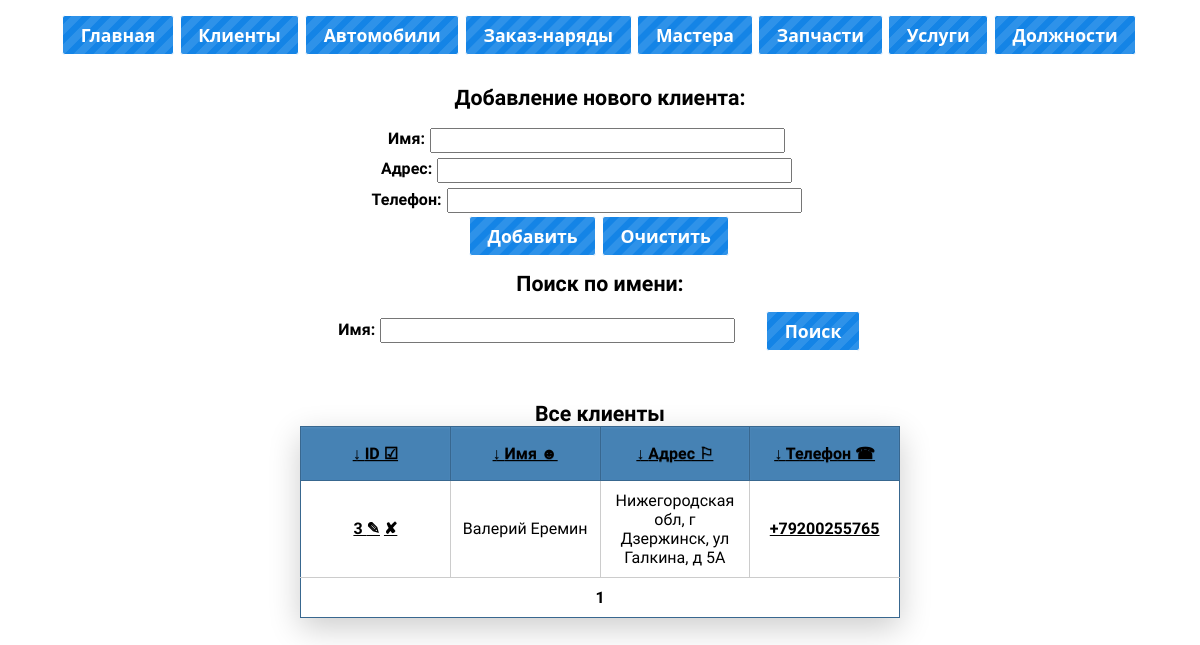
/clients.php, run on the app's committed database.
### tables this page shows
CREATE TABLE `clients` (
  `id` int(11) NOT NULL,
  `Name` varchar(120) NOT NULL,
  `Adress` varchar(255) NOT NULL,
  `Phone` varchar(12) NOT NULL
);

### clients.php (the view, shortened to what this page needs)
<?php
include "include/mysql.php";
include "include/header.php";
?>
<body>
<header>
	<?php include "include/nav.php"; ?>
</header>
<section id="content">
<article>
<form name="new_client" method="post" action="clients.php">
	<? if(!isset($_GET["edit"])) {?>
  <h2 class="pad">Добавление нового клиента:</h2>
<? } else {?>
	<h2 class="pad">Редактирование клиента:</h2>
	<? }?>
  <p><b>Имя:</b><input class="ui-spinner-input" name="name" type="text" size="40" value="<?=$Name?>"></p>
  <p><b>Адрес:</b><input class="ui-spinner-input" name="adress" type="text" size="40" value="<?=$Adress?>"></p>
  <p><b>Телефон:</b><input class="ui-spinner-input" name="phone" type="text" size="40" value="<?=$Phone?>"></p>
  <p><input class="ui-button ui-widget ui-corner-all"   type="submit" value="<? if(isset($_GET["edit"])) echo "Обновить"; else echo "Добавить";?>">
  <? if(!isset($_GET["edit"])) {?><input class="ui-button ui-widget ui-corner-all"  type="reset" value="Очистить"><? } ?></p>
 </form>
 <form name="serch_by_name" method="post" action="clients.php">
  <h2 class="pad">Поиск по имени:</h2>
  <b>Имя:</b><input class="ui-spinner-input" name="search_name" type="text" size="40">
   <input class="ui-button ui-widget ui-corner-all"   type="submit" name="search" value="Поиск">
 </form>
 <?
if(isset($_POST["search"])) {
 ?>
 <table class="heavyTable" border="1">
   <caption>Результат поиска по имени: "<?=$_POST["search_name"]?>"</caption>
	 <tr class="price-column">
	  <th><a href="#">ID &#9745;</a></th>
	  <th><a href="#">Имя &#9787;</a></th>
	  <th><a href="#">Адрес &#9872;</a></th>
	  <th><a href="#">Телефон &#9742;</a></th>
	 </tr>
   <?
		$q=mysqli_query($link,"SELECT * FROM `clients` WHERE LOCATE('".$_POST["search_name"]."', `Name`);");
		$empty=true;
		while($a=mysqli_fetch_array($q))
		{
			$empty=false;
			echo "<tr><td><a href=\"/clients.php?edit=".$a['id']."\" title=\"Изменить\">".$a['id']." &#9998;</a>  <a href=\"/clients.php?delete=".$a['id']."\" title=\"Удалить\"> &#10008;</a></td>";
			echo "<td>".$a['Name']."</td>";
			echo "<td>".$a['Adress']."</td>";
			echo "<td><a class=\"link\" href=\"tel:".$a['Phone']."\">".$a['Phone']."</a></td></tr>";
		}
		if($empty) echo '<tr><td colspan="4"><h2>Записей нет.</h2></td></tr>';
   ?>
   </table>
 <?
 } else {
 ?>
 <table class="heavyTable" class="price-table" border="1">
   <caption>Все клиенты <br></caption>
   <tr class="price-column">
    <th><a href="<?if($_GET["sort_id"]=="ASK") echo "/clients.php?sort_id=DESC\">&uarr;"; else echo "/clients.php?sort_id=ASK\" title=\"Отсортировать\">&darr;";?> ID &#9745;</a></th>
    <th><a href="<?if($_GET["sort_name"]=="ASK") echo "/clients.php?sort_name=DESC\">&uarr;"; else echo "/clients.php?sort_name=ASK\" title=\"Отсортировать\">&darr;";?> Имя &#9787;</a></th>
    <th><a href="<?if($_GET["sort_adress"]=="ASK")echo "/clients.php?sort_adress=DESC\">&uarr;"; else echo "/clients.php?sort_adress=ASK\" title=\"Отсортировать\">&darr;";?> Адрес &#9872;</a></th>
    <th><a href="<?if($_GET["sort_phone"]=="ASK")echo "/clients.php?sort_phone=DESC\">&uarr;"; else echo "/clients.php?sort_phone=ASK\" title=\"Отсортировать\">&darr;";?> Телефон &#9742;</a></th>
   </tr>
<?
		$q="SELECT COUNT(*) as `c` FROM `cars`";
		$q=mysqli_query($link,$q);
		$q=mysqli_fetch_array($q);
		$c=$q["c"];
		$page = $_GET["page"] ?? 1;
		$start = ($page-1)*PAGE_MAX;
		$pages= intval($c/PAGE_MAX);
		if($pages*PAGE_MAX < $c) $pages++;
		$q="SELECT * FROM `clients`";
		$q.=" LIMIT $start, ".PAGE_MAX;
		$q=mysqli_query($link,$q);
		$empty=true;
		while($a=mysqli_fetch_array($q))
		{
			$empty=false;
			echo "<tr><td><a href=\"/clients.php?edit=".$a['id']."\" title=\"Изменить\">".$a['id']." &#9998;</a>  <a href=\"/clients.php?delete=".$a['id']."\" title=\"Удалить\"> &#10008;</a></td>";
			echo "<td>".$a['Name']."</td>";
			echo "<td>".$a['Adress']."</td>";
			echo "<td><a class=\"link\" href=\"tel:".$a['Phone']."\">".$a['Phone']."</a></td></tr>";
		}
		if($empty) echo '<tr><td colspan="4"><h2>Записей нет.</h2></td></tr>';
		else {
			echo '<tr><td class="paginator" colspan="4">';
				for($i=1;$i<=$pages;$i++) {
					if($i!=$page)
						echo '<a href="/clitnts.php?page='.$i.'"> '.$i.' </a>';
					else
						echo '<b> '.$i.' </b>';
				}
			echo '</td></tr>';
		}
 }
   ?>
   </table>
</section>
<?php include "include/footer.php"; ?>

### css/style.css (style rules this page uses)
* { box-sizing: border-box; font-family: 'Arimo', sans-serif; margin: 0; padding: 0; }
body { text-align: center; }
#content, header, footer { width: 1200px; margin: 0 auto; }
header { padding:15px 0 15px 0; }
h2 { color:black; font-weight: 700; font-size: 16pt; }
.pad { display: block; margin: 15px; }
.paginator { height: 20px; }
table a { color:black; font-weight: 700; }
table caption { color:black; font-weight: 700; font-size: 16pt; }
table { width: 100%; max-width: 600px; border-collapse: collapse; border: 1px solid #38678f; margin: 50px auto; background: white; }
th { background: steelblue; height: 54px; width: 25%; font-weight: lighter; text-shadow: 0 1px 0 #38678f; color: white; border: 1px solid #38678f; box-shadow: inset 0px 1px 2px #568ebd; transition: all 0.2s; }
tr { border-bottom: 1px solid #cccccc; }
tr:last-child { border-bottom: 0px; }
td { border-right: 1px solid #cccccc; padding: 10px; transition: all 0.2s; }
td:last-child { border-right: 0px; }
.heavyTable { box-shadow: 0 10px 30px rgba(0, 0, 0, 0.2); animation: float 5s infinite; }

### data on the page
clients: id "3", Name "Валерий Еремин", Adress "Нижегородская обл, г Дзержинск, ул Галкина, д 5А", Phone "+79200255765"
